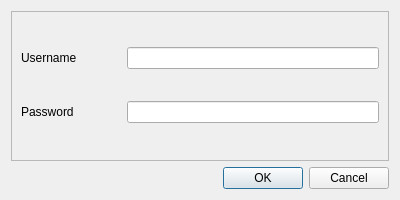
<?xml version="1.0" encoding="UTF-8"?>
<ui version="4.0">
 <class>LoginDialog</class>
 <widget class="QDialog" name="LoginDialog">
  <property name="geometry">
   <rect>
    <x>0</x>
    <y>0</y>
    <width>400</width>
    <height>200</height>
   </rect>
  </property>
  <property name="windowTitle">
   <string>Login - Badminton Shop</string>
  </property>
  <layout class="QVBoxLayout" name="verticalLayout">
   <item>
    <widget class="QFrame" name="frame">
     <property name="frameShape">
      <enum>QFrame::StyledPanel</enum>
     </property>
     <layout class="QVBoxLayout" name="verticalLayout_2">
      <!-- Username -->
      <item>
       <layout class="QHBoxLayout" name="usernameLayout">
        <item>
         <widget class="QLabel" name="usernameLabel">
          <property name="minimumSize">
           <size>
            <width>100</width>
            <height>0</height>
           </size>
          </property>
          <property name="text">
           <string>Username</string>
          </property>
         </widget>
        </item>
        <item>
         <widget class="QLineEdit" name="usernameInput"/>
        </item>
       </layout>
      </item>
      <!-- Password -->
      <item>
       <layout class="QHBoxLayout" name="passwordLayout">
        <item>
         <widget class="QLabel" name="passwordLabel">
          <property name="minimumSize">
           <size>
            <width>100</width>
            <height>0</height>
           </size>
          </property>
          <property name="text">
           <string>Password</string>
          </property>
         </widget>
        </item>
        <item>
         <widget class="QLineEdit" name="passwordInput">
          <property name="echoMode">
           <enum>QLineEdit::Password</enum>
          </property>
         </widget>
        </item>
       </layout>
      </item>
     </layout>
    </widget>
   </item>
   <!-- Buttons -->
   <item>
    <widget class="QDialogButtonBox" name="buttonBox">
     <property name="standardButtons">
      <set>QDialogButtonBox::Cancel|QDialogButtonBox::Ok</set>
     </property>
    </widget>
   </item>
  </layout>
 </widget>
 <resources/>
 <connections>
  <connection>
   <sender>buttonBox</sender>
   <signal>accepted()</signal>
   <receiver>LoginDialog</receiver>
   <slot>accept()</slot>
  </connection>
  <connection>
   <sender>buttonBox</sender>
   <signal>rejected()</signal>
   <receiver>LoginDialog</receiver>
   <slot>reject()</slot>
  </connection>
 </connections>
</ui>
